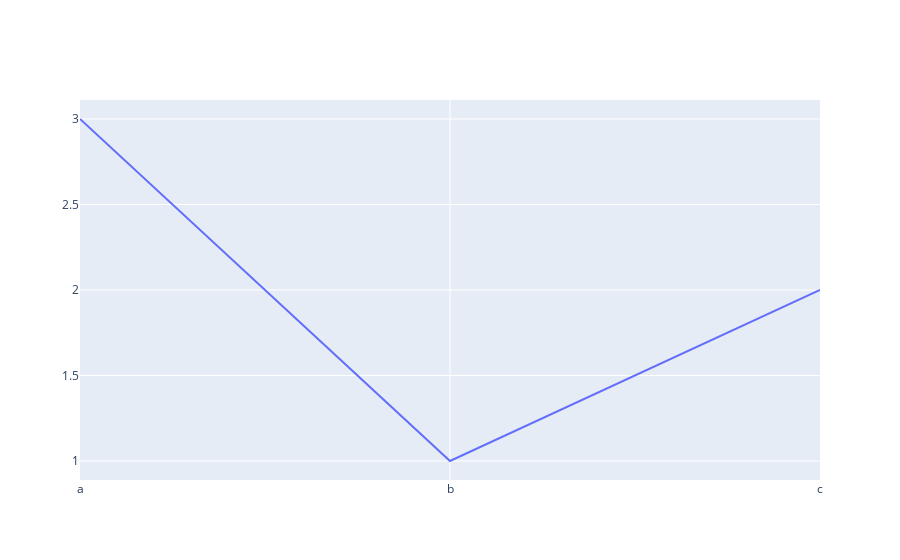

The cell this chart's notebook holds for it:
### Code cell
fig

### Figure 1 — Plotly figure (JSON) as saved in the notebook; plotly's stock layout.template omitted (floating-point values rounded to 4 significant figures)
{"data": [{"hovertemplate": "x=%{x}<br>y=%{y}<extra></extra>", "legendgroup": "", "line": {"color": "#636efa", "dash": "solid"}, "marker": {"symbol": "circle"}, "mode": "lines", "name": "", "orientation": "v", "showlegend": false, "type": "scatter", "x": ["a", "b", "c"], "xaxis": "x", "y": [3, 1, 2], "yaxis": "y"}], "layout": {}}
